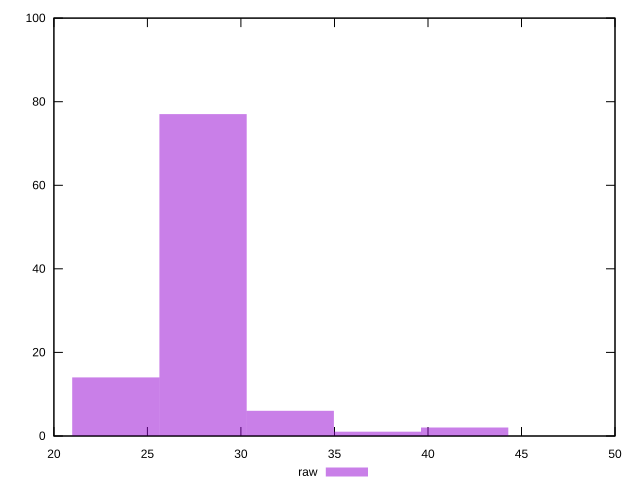

The gnuplot source for this figure:
reset
set terminal svg size 640, 490 enhanced background rgb 'white'
set output "report_00007_2020-12-11T15:55:29.892Z/max-potential-fid/samples/pages+cached+noexternal+nofonts+nosvg+noimg/raw/histogram.svg"

$raw <<EOF
27.97369847599294 77
23.31141539666078 14
32.635981555325095 6
37.29826463465725 1
41.960547713989406 2
EOF

set key outside below
set boxwidth 4.662283079332156
set yrange [0:100]
set style fill transparent solid 0.5 noborder

plot \
  $raw title "raw" with boxes, \


reset
